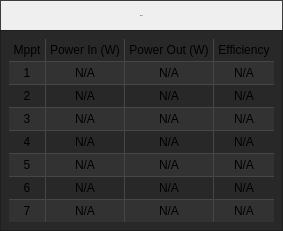
       <widget class="QWidget" name="mpptValuesWindow" native="true">
        <property name="minimumSize">
         <size>
          <width>0</width>
          <height>0</height>
         </size>
        </property>
        <layout class="QVBoxLayout" name="verticalLayout_4">
         <property name="spacing">
          <number>0</number>
         </property>
         <property name="leftMargin">
          <number>0</number>
         </property>
         <property name="topMargin">
          <number>0</number>
         </property>
         <property name="rightMargin">
          <number>0</number>
         </property>
         <property name="bottomMargin">
          <number>0</number>
         </property>
         <item>
          <widget class="QWidget" name="mpptValuesTitleBar" native="true">
           <property name="minimumSize">
            <size>
             <width>0</width>
             <height>30</height>
            </size>
           </property>
           <property name="maximumSize">
            <size>
             <width>16777215</width>
             <height>30</height>
            </size>
           </property>
           <property name="styleSheet">
            <string notr="true">background-color: qlineargradient(x1: 0, y1: 0, x2: 0, y2: 1,
                                      stop: 0 rgb(100,100,100), stop: 1 rgb(70,70,70));
border-style:solid;
border-bottom: none;
border-width: 1px;
padding: 2px;
border-color:rgb(60,60,60);</string>
           </property>
           <layout class="QHBoxLayout" name="horizontalLayout_4">
            <property name="spacing">
             <number>0</number>
            </property>
            <property name="leftMargin">
             <number>0</number>
            </property>
            <property name="topMargin">
             <number>0</number>
            </property>
            <property name="rightMargin">
             <number>0</number>
            </property>
            <property name="bottomMargin">
             <number>0</number>
            </property>
            <item>
             <widget class="QLabel" name="mpptValuesTitleLabel">
              <property name="font">
               <font>
                <pointsize>-1</pointsize>
               </font>
              </property>
              <property name="text">
               <string>MPPT</string>
              </property>
              <property name="alignment">
               <set>Qt::AlignCenter</set>
              </property>
             </widget>
            </item>
           </layout>
          </widget>
         </item>
         <item>
          <widget class="QWidget" name="mpptValuesTable" native="true">
           <property name="styleSheet">
            <string notr="true">QWidget{
background-color: rgb(40,40,40);
border-style:solid;
border-width: 1px;
padding: 4px;
border-color:rgb(30,30,30);
}
QLabel{
border-color: rgb(70,70,70);
border-bottom: none;
border-left:none;
}</string>
           </property>
           <layout class="QGridLayout" name="gridLayout_4">
            <property name="leftMargin">
             <number>9</number>
            </property>
            <property name="topMargin">
             <number>9</number>
            </property>
            <property name="rightMargin">
             <number>9</number>
            </property>
            <property name="bottomMargin">
             <number>9</number>
            </property>
            <property name="spacing">
             <number>0</number>
            </property>
            <item row="2" column="2">
             <widget class="QLabel" name="mppt2PowerOut">
              <property name="text">
               <string>N/A</string>
              </property>
              <property name="alignment">
               <set>Qt::AlignCenter</set>
              </property>
             </widget>
            </item>
            <item row="7" column="3">
             <widget class="QLabel" name="mppt7Efficiency">
              <property name="styleSheet">
               <string notr="true">border-right:none;
background-color: rgb(50,50,50);</string>
              </property>
              <property name="text">
               <string>N/A</string>
              </property>
              <property name="alignment">
               <set>Qt::AlignCenter</set>
              </property>
             </widget>
            </item>
            <item row="4" column="2">
             <widget class="QLabel" name="mppt4PowerOut">
              <property name="text">
               <string>N/A</string>
              </property>
              <property name="alignment">
               <set>Qt::AlignCenter</set>
              </property>
             </widget>
            </item>
            <item row="5" column="0">
             <widget class="QLabel" name="mppt5Label">
              <property name="styleSheet">
               <string notr="true">
background-color: rgb(50,50,50);</string>
              </property>
              <property name="text">
               <string>5</string>
              </property>
              <property name="alignment">
               <set>Qt::AlignCenter</set>
              </property>
             </widget>
            </item>
            <item row="6" column="2">
             <widget class="QLabel" name="mppt6PowerOut">
              <property name="text">
               <string>N/A</string>
              </property>
              <property name="alignment">
               <set>Qt::AlignCenter</set>
              </property>
             </widget>
            </item>
            <item row="0" column="1">
             <widget class="QLabel" name="valuesPowerInLabel">
              <property name="styleSheet">
               <string notr="true">border-top:none;</string>
              </property>
              <property name="text">
               <string>Power In (W)</string>
              </property>
              <property name="alignment">
               <set>Qt::AlignCenter</set>
              </property>
             </widget>
            </item>
            <item row="1" column="0">
             <widget class="QLabel" name="mppt1Label">
              <property name="styleSheet">
               <string notr="true">
background-color: rgb(50,50,50);</string>
              </property>
              <property name="text">
               <string>1</string>
              </property>
              <property name="alignment">
               <set>Qt::AlignCenter</set>
              </property>
             </widget>
            </item>
            <item row="5" column="3">
             <widget class="QLabel" name="mppt5Efficiency">
              <property name="styleSheet">
               <string notr="true">border-right:none;
background-color: rgb(50,50,50);</string>
              </property>
              <property name="text">
               <string>N/A</string>
              </property>
              <property name="alignment">
               <set>Qt::AlignCenter</set>
              </property>
             </widget>
            </item>
            <item row="1" column="2">
             <widget class="QLabel" name="mppt1PowerOut">
              <property name="styleSheet">
               <string notr="true">
background-color: rgb(50,50,50);</string>
              </property>
              <property name="text">
               <string>N/A</string>
              </property>
              <property name="alignment">
               <set>Qt::AlignCenter</set>
              </property>
             </widget>
            </item>
            <item row="3" column="1">
             <widget class="QLabel" name="mppt3PowerIn">
              <property name="styleSheet">
               <string notr="true">
background-color: rgb(50,50,50);</string>
              </property>
              <property name="text">
               <string>N/A</string>
              </property>
              <property name="alignment">
               <set>Qt::AlignCenter</set>
              </property>
             </widget>
            </item>
            <item row="6" column="1">
             <widget class="QLabel" name="mppt6PowerIn">
              <property name="text">
               <string>N/A</string>
              </property>
              <property name="alignment">
               <set>Qt::AlignCenter</set>
              </property>
             </widget>
            </item>
            <item row="1" column="1">
             <widget class="QLabel" name="mppt1PowerIn">
              <property name="styleSheet">
               <string notr="true">
background-color: rgb(50,50,50);</string>
              </property>
              <property name="text">
               <string>N/A</string>
              </property>
              <property name="alignment">
               <set>Qt::AlignCenter</set>
              </property>
             </widget>
            </item>
            <item row="0" column="0">
             <widget class="QLabel" name="valuesMPPTLabel">
              <property name="styleSheet">
               <string notr="true">border-top:none;</string>
              </property>
              <property name="text">
               <string>Mppt</string>
              </property>
              <property name="alignment">
               <set>Qt::AlignCenter</set>
              </property>
             </widget>
            </item>
            <item row="4" column="0">
             <widget class="QLabel" name="mppt4Label">
              <property name="text">
               <string>4</string>
              </property>
              <property name="alignment">
               <set>Qt::AlignCenter</set>
              </property>
             </widget>
            </item>
            <item row="0" column="2">
             <widget class="QLabel" name="valuesPowerOutLabel">
              <property name="styleSheet">
               <string notr="true">border-top:none;</string>
              </property>
              <property name="text">
               <string>Power Out (W)</string>
              </property>
              <property name="alignment">
               <set>Qt::AlignCenter</set>
              </property>
             </widget>
            </item>
            <item row="6" column="3">
             <widget class="QLabel" name="mppt6Efficiency">
              <property name="styleSheet">
               <string notr="true">border-right:none;</string>
              </property>
              <property name="text">
               <string>N/A</string>
              </property>
              <property name="alignment">
               <set>Qt::AlignCenter</set>
              </property>
             </widget>
            </item>
            <item row="3" column="3">
             <widget class="QLabel" name="mppt3Efficiency">
              <property name="styleSheet">
               <string notr="true">border-right:none;
background-color: rgb(50,50,50);</string>
              </property>
              <property name="text">
               <string>N/A</string>
              </property>
              <property name="alignment">
               <set>Qt::AlignCenter</set>
              </property>
             </widget>
            </item>
            <item row="2" column="0">
             <widget class="QLabel" name="mppt2Label">
              <property name="text">
               <string>2</string>
              </property>
              <property name="alignment">
               <set>Qt::AlignCenter</set>
              </property>
             </widget>
            </item>
            <item row="3" column="2">
             <widget class="QLabel" name="mppt3PowerOut">
              <property name="styleSheet">
               <string notr="true">
background-color: rgb(50,50,50);</string>
              </property>
              <property name="text">
               <string>N/A</string>
              </property>
              <property name="alignment">
               <set>Qt::AlignCenter</set>
              </property>
             </widget>
            </item>
            <item row="1" column="3">
             <widget class="QLabel" name="mppt1Efficiency">
              <property name="styleSheet">
               <string notr="true">border-right:none;
background-color: rgb(50,50,50);</string>
              </property>
              <property name="text">
               <string>N/A</string>
              </property>
              <property name="alignment">
               <set>Qt::AlignCenter</set>
              </property>
             </widget>
            </item>
            <item row="5" column="1">
             <widget class="QLabel" name="mppt5PowerIn">
              <property name="styleSheet">
               <string notr="true">
background-color: rgb(50,50,50);</string>
              </property>
              <property name="text">
               <string>N/A</string>
              </property>
              <property name="alignment">
               <set>Qt::AlignCenter</set>
              </property>
             </widget>
            </item>
            <item row="4" column="3">
             <widget class="QLabel" name="mppt4Efficiency">
              <property name="styleSheet">
               <string notr="true">border-right:none;</string>
              </property>
              <property name="text">
               <string>N/A</string>
              </property>
              <property name="alignment">
               <set>Qt::AlignCenter</set>
              </property>
             </widget>
            </item>
            <item row="7" column="0">
             <widget class="QLabel" name="mppt7Label">
              <property name="styleSheet">
               <string notr="true">
background-color: rgb(50,50,50);</string>
              </property>
              <property name="text">
               <string>7</string>
              </property>
              <property name="alignment">
               <set>Qt::AlignCenter</set>
              </property>
             </widget>
            </item>
            <item row="3" column="0">
             <widget class="QLabel" name="mppt3Label">
              <property name="styleSheet">
               <string notr="true">
background-color: rgb(50,50,50);</string>
              </property>
              <property name="text">
               <string>3</string>
              </property>
              <property name="alignment">
               <set>Qt::AlignCenter</set>
              </property>
             </widget>
            </item>
            <item row="2" column="3">
             <widget class="QLabel" name="mppt2Efficiency">
              <property name="styleSheet">
               <string notr="true">border-right:none;</string>
              </property>
              <property name="text">
               <string>N/A</string>
              </property>
              <property name="alignment">
               <set>Qt::AlignCenter</set>
              </property>
             </widget>
            </item>
            <item row="4" column="1">
             <widget class="QLabel" name="mppt4PowerIn">
              <property name="text">
               <string>N/A</string>
              </property>
              <property name="alignment">
               <set>Qt::AlignCenter</set>
              </property>
             </widget>
            </item>
            <item row="2" column="1">
             <widget class="QLabel" name="mppt2PowerIn">
              <property name="text">
               <string>N/A</string>
              </property>
              <property name="alignment">
               <set>Qt::AlignCenter</set>
              </property>
             </widget>
            </item>
            <item row="5" column="2">
             <widget class="QLabel" name="mppt5PowerOut">
              <property name="styleSheet">
               <string notr="true">
background-color: rgb(50,50,50);</string>
              </property>
              <property name="text">
               <string>N/A</string>
              </property>
              <property name="alignment">
               <set>Qt::AlignCenter</set>
              </property>
             </widget>
            </item>
            <item row="7" column="2">
             <widget class="QLabel" name="mppt7PowerOut">
              <property name="styleSheet">
               <string notr="true">
background-color: rgb(50,50,50);</string>
              </property>
              <property name="text">
               <string>N/A</string>
              </property>
              <property name="alignment">
               <set>Qt::AlignCenter</set>
              </property>
             </widget>
            </item>
            <item row="0" column="3">
             <widget class="QLabel" name="valuesEfficiencyLabel">
              <property name="styleSheet">
               <string notr="true">border-top:none;
border-right:none;</string>
              </property>
              <property name="text">
               <string>Efficiency</string>
              </property>
              <property name="alignment">
               <set>Qt::AlignCenter</set>
              </property>
             </widget>
            </item>
            <item row="7" column="1">
             <widget class="QLabel" name="mppt7PowerIn">
              <property name="styleSheet">
               <string notr="true">
background-color: rgb(50,50,50);</string>
              </property>
              <property name="text">
               <string>N/A</string>
              </property>
              <property name="alignment">
               <set>Qt::AlignCenter</set>
              </property>
             </widget>
            </item>
            <item row="6" column="0">
             <widget class="QLabel" name="mppt6Label">
              <property name="text">
               <string>6</string>
              </property>
              <property name="alignment">
               <set>Qt::AlignCenter</set>
              </property>
             </widget>
            </item>
           </layout>
          </widget>
         </item>
        </layout>
       </widget>
